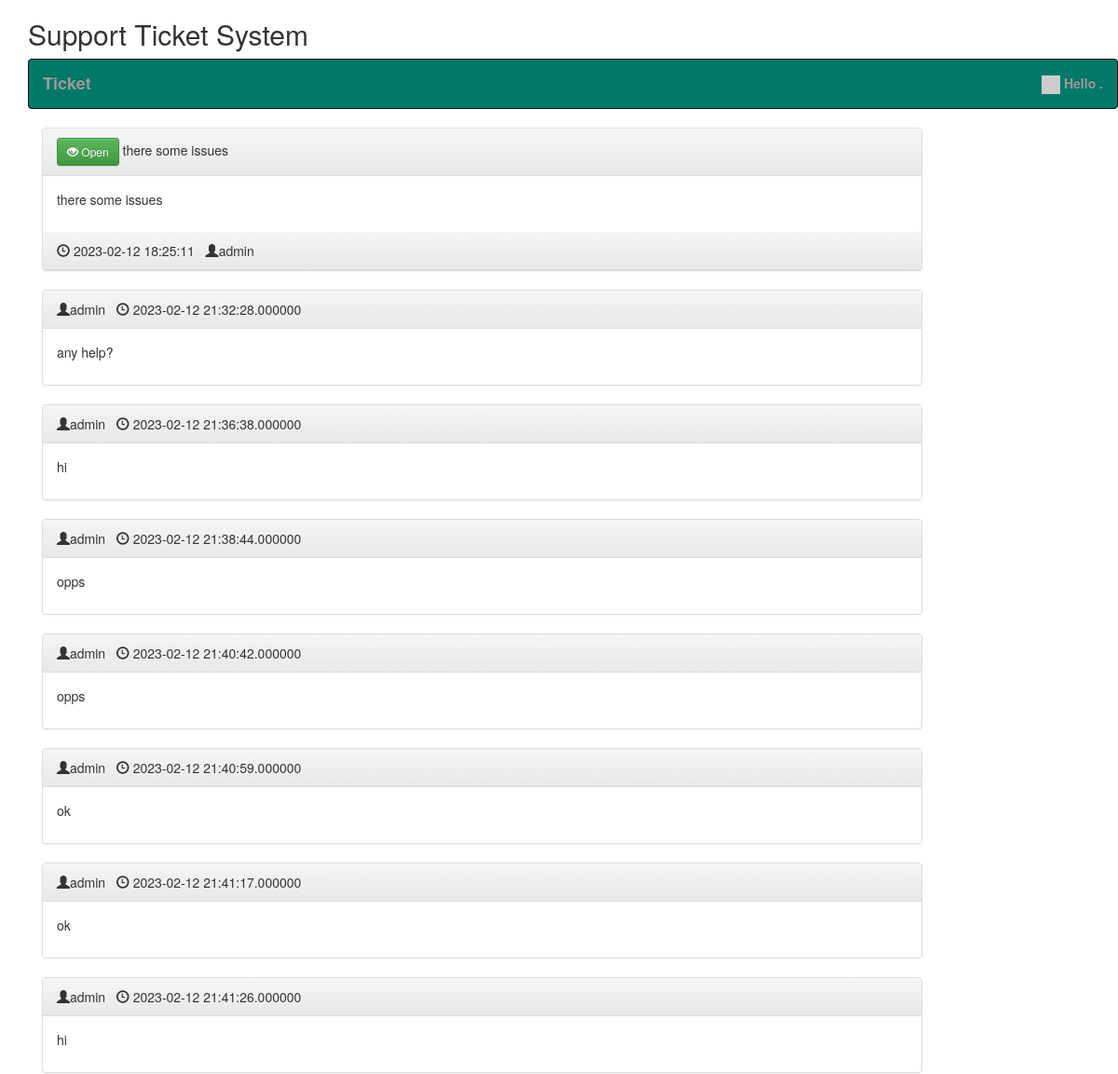
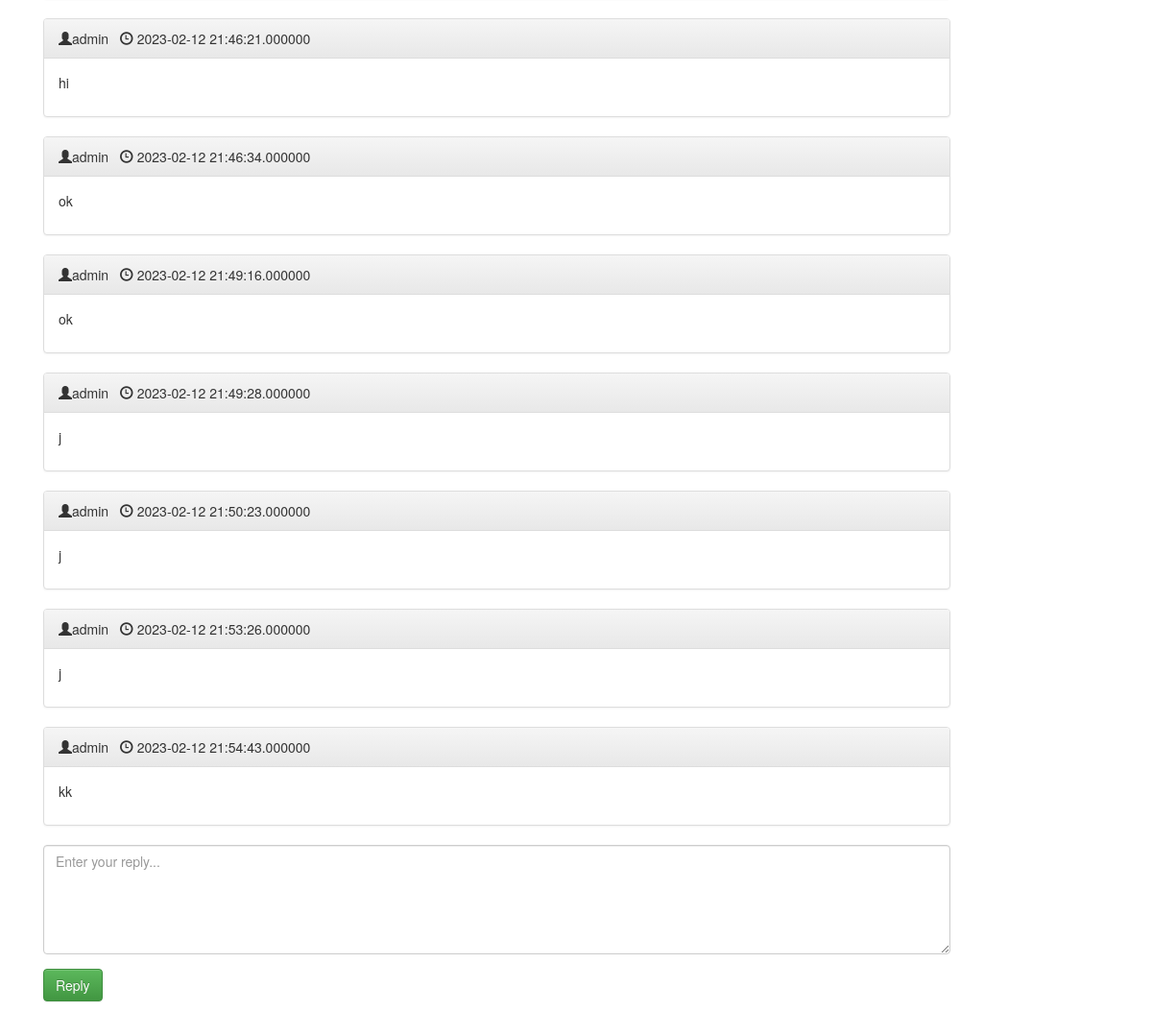
Page /view-ticket.php?ticketId=1 on the committed database (2 pictures, top to bottom).
### tables this page shows
CREATE TABLE `ss_tickets` (
  `id` int(20) NOT NULL,
  `title` varchar(255) NOT NULL,
  `description` text NOT NULL,
  `attachments` varchar(255) NOT NULL,
  `status` varchar(30) NOT NULL,
  `created_by` varchar(255) NOT NULL,
  `created_on` datetime NOT NULL,
  `last_updated_on` datetime NOT NULL
);

CREATE TABLE `ss_comments` (
  `id` int(30) NOT NULL,
  `comment` varchar(255) NOT NULL,
  `comment_by` varchar(255) NOT NULL,
  `comment_on` datetime(6) NOT NULL,
  `t_id` int(30) NOT NULL
);

### view-ticket.php (the view, shortened to what this page needs)
<?php
include('include/header.php');
include('include/connection.php');
  $ticket_id =  $_GET['ticketId'];
$query = "SELECT * FROM `ss_tickets` WHERE `id`='$ticket_id'";
$query_run = mysqli_query($conn, $query);
$row = mysqli_fetch_assoc($query_run);
?>
<?php include('include/container.php');?>
<div class="container">
	<div class="row home-sections">
	<h2>Support Ticket System</h2>
	<?php include('menu.php'); ?>
	</div>
	<section class="comment-list">
		<article class="row">
			<div class="col-md-10 col-sm-10">
				<div class="panel panel-default arrow left">
					<div class="panel-heading right">
                    <?php if($row['status']=="Open"){
					   echo "<button type='button' class='btn btn-success btn-sm'>
					        <span class='glyphicon glyphicon-eye-open'></span> Open
					    </button>";
                    }else{
                        echo "<button type='button' class='btn btn-danger btn-sm'>
					         <span class='glyphicon glyphicon-eye-close'></span> Closed
					    </button>";
                    }?>
					<span class="ticket-title"><?php echo $row['title'];?></span>
					</div>
					<div class="panel-body">
						<div class="comment-post">
						<p>
                        <?php echo $row['description'];?>
						</p>
						</div>
					</div>
					<div class="panel-heading right">
						<span class="glyphicon glyphicon-time"></span> <time class="comment-date"><i class="fa fa-clock-o"></i><?php echo $row['created_on'];?></time>
						&nbsp;&nbsp;<span class="glyphicon glyphicon-user"></span><?php echo $row['created_by'];?>
					</div>
				</div>
			</div>
		</article>
           <?php
               $query = "SELECT * FROM `ss_comments` WHERE `t_id`='$ticket_id'";
               $query_run = mysqli_query($conn, $query);
               if($query_run)
               {
                   foreach($query_run as $row)
                   {
           ?>
                <article class="row">
                    <div class="col-md-10 col-sm-10">
                        <div class="panel panel-default arrow right">
                            <div class="panel-heading">
                                    <span class="glyphicon glyphicon-user"></span><?php echo $row['comment_by'];?>
                                     &nbsp;&nbsp;<span class="glyphicon glyphicon-time"></span> <time class="comment-date"><i class="fa fa-clock-o"></i><?php echo $row['comment_on'];?></time>
                            </div>
                            <div class="panel-body">
                                <div class="comment-post">
                                <p>
                                <?php echo $row['comment'];?>
                                </p>
                                </div>
                            </div>
                        </div>
                    </div>
                </article>
		         <?php }
                }?>
		<form method="post">
			<article class="row">
				<div class="col-md-10 col-sm-10">
					<div class="form-group">
						<textarea class="form-control" rows="5" name="message" placeholder="Enter your reply..." required></textarea>
					</div>
			</div>
			</article>
			<article class="row">
				<div class="col-md-10 col-sm-10">
					<div class="form-group">
						<input type="submit" name="reply" id="reply" class="btn btn-success" value="Reply" />
					</div>
				</div>
			</article>
		</form>
	</section>
</div>
<?php include('include/footer.php');?>

### include/header.php (shortened to what this page needs)
<!DOCTYPE html>
<html>
<head>
<link rel="stylesheet" href="https://maxcdn.bootstrapcdn.com/bootstrap/3.3.5/css/bootstrap.min.css">
<link rel="stylesheet" href="https://maxcdn.bootstrapcdn.com/bootstrap/3.3.5/css/bootstrap-theme.min.css">

### include/container.php
</head>
<body class="">
<div class="container" style="min-height:500px;">

### menu.php (shortened to what this page needs)
<nav class="navbar navbar-inverse" style="background:#00796B;color:#f6f8f9;font-weight:bold;">
	<div class="container-fluid">
		<ul class="nav navbar-nav menus">
			<li id="ticket"><a href="ticket.php" class="navbar-brand">Ticket</a></li>
		</ul>
		<ul class="nav navbar-nav navbar-right">
			<li class="dropdown">
				<a href="logout.php" class="dropdown-toggle" data-toggle="dropdown"><span class="label label-pill label-danger count"></span>
				<img src="//gravatar.com/avatar/?s=100" width="20px">&nbsp;<?php  echo "Hello " .$_SESSION["name"]. ".";?></a>
			</li>
		</ul>
	</div>
</nav>

### include/footer.php (shortened to what this page needs)
</div>
</body>
</html>

### rows in the picture
ss_tickets: title "there some issues", description "there some issues", created_on "2023-02-12 18:25:11", created_by "admin"
ss_comments: comment_by "admin", comment_on "2023-02-12 21:32:28.000000", comment "any help?"
ss_comments: comment_by "admin", comment_on "2023-02-12 21:36:38.000000", comment "hi"
ss_comments: comment_by "admin", comment_on "2023-02-12 21:38:44.000000", comment "opps"
ss_comments: comment_by "admin", comment_on "2023-02-12 21:40:42.000000", comment "opps"
ss_comments: comment_by "admin", comment_on "2023-02-12 21:40:59.000000", comment "ok"
ss_comments: comment_by "admin", comment_on "2023-02-12 21:41:17.000000", comment "ok"
ss_comments: comment_by "admin", comment_on "2023-02-12 21:41:26.000000", comment "hi"
ss_comments: comment_by "admin", comment_on "2023-02-12 21:46:21.000000", comment "hi"
ss_comments: comment_by "admin", comment_on "2023-02-12 21:46:34.000000", comment "ok"
ss_comments: comment_by "admin", comment_on "2023-02-12 21:49:16.000000", comment "ok"
ss_comments: comment_by "admin", comment_on "2023-02-12 21:49:28.000000", comment "j"
ss_comments: comment_by "admin", comment_on "2023-02-12 21:50:23.000000", comment "j"
ss_comments: comment_by "admin", comment_on "2023-02-12 21:53:26.000000", comment "j"
ss_comments: comment_by "admin", comment_on "2023-02-12 21:54:43.000000", comment "kk"
